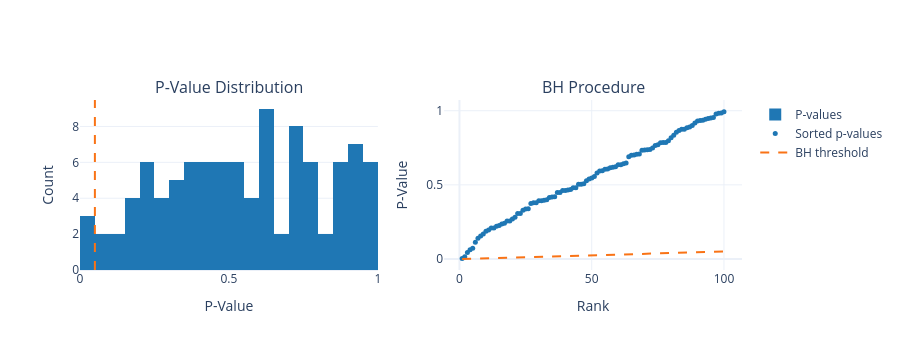

The notebook cell this image was saved under:
### Code cell
# Visualize BH procedure
fig = make_subplots(rows=1, cols=2, subplot_titles=["P-Value Distribution", "BH Procedure"])

# P-value histogram (should be uniform under null)
fig.add_trace(
    go.Histogram(
        x=p_values,
        nbinsx=20,
        name="P-values",
        marker_color="#1f77b4",
    ),
    row=1,
    col=1,
)

fig.add_vline(x=0.05, line_dash="dash", line_color="#f97316", row=1, col=1)

# BH procedure visualization
sorted_idx = np.argsort(p_values)
sorted_p = p_values[sorted_idx]
ranks = np.arange(1, n_factors + 1)
bh_threshold = (ranks / n_factors) * 0.05

fig.add_trace(
    go.Scatter(
        x=ranks,
        y=sorted_p,
        mode="markers",
        name="Sorted p-values",
        marker=dict(size=5, color="#1f77b4"),
    ),
    row=1,
    col=2,
)

fig.add_trace(
    go.Scatter(
        x=ranks,
        y=bh_threshold,
        mode="lines",
        name="BH threshold",
        line=dict(dash="dash", color="#f97316"),
    ),
    row=1,
    col=2,
)

fig.update_layout(height=350, template="plotly_white")
fig.update_xaxes(title_text="P-Value", row=1, col=1)
fig.update_yaxes(title_text="Count", row=1, col=1)
fig.update_xaxes(title_text="Rank", row=1, col=2)
fig.update_yaxes(title_text="P-Value", row=1, col=2)

fig.show()

### Figure 1 — Plotly figure (JSON) as saved in the notebook; plotly's stock layout.template omitted (floating-point values rounded to 4 significant figures)
{"data": [{"marker": {"color": "#1f77b4"}, "name": "P-values", "nbinsx": 20, "type": "histogram", "x": [0.3787, 0.6218, 0.3061, 0.4624, 0.3928, 0.9312, 0.6896, 0.9169, 0.9345, 0.281, 0.5464, 0.5562, 0.6999, 0.4001, 0.5038, 0.994, 0.2555, 0.3747, 0.004189, 0.01579, 0.9542, 0.4491, 0.7019, 0.5796, 0.5047, 0.7494, 0.3799, 0.8907, 0.735, 0.7335, 0.4207, 0.236, 0.593, 0.9433, 0.867, 0.418, 0.2095, 0.1866, 0.786, 0.9473, 0.606, 0.7067, 0.3934, 0.07181, 0.7974, 0.9, 0.643, 0.9514, 0.7708, 0.1137, 0.3966, 0.635, 0.8548, 0.9831, 0.4143, 0.2265, 0.7853, 0.4801, 0.1398, 0.7074, 0.1688, 0.8171, 0.8342, 0.9855, 0.8757, 0.0623, 0.3387, 0.4491, 0.04456, 0.7651, 0.7377, 0.6159, 0.6354, 0.4695, 0.3292, 0.886, 0.7844, 0.5389, 0.4651, 0.4623, 0.6472, 0.9785, 0.1549, 0.2207, 0.2416, 0.1957, 0.619, 0.2566, 0.508, 0.3377, 0.4799, 0.5275, 0.7367, 0.2093, 0.2695, 0.9367, 0.6063, 0.8754, 0.3072, 0.5956], "xaxis": "x", "yaxis": "y"}, {"marker": {"color": "#1f77b4", "size": 5}, "mode": "markers", "name": "Sorted p-values", "type": "scatter", "x": [1, 2, 3, 4, 5, 6, 7, 8, 9, 10, 11, 12, 13, 14, 15, 16, 17, 18, 19, 20, 21, 22, 23, 24, 25, 26, 27, 28, 29, 30, 31, 32, 33, 34, 35, 36, 37, 38, 39, 40, 41, 42, 43, 44, 45, 46, 47, 48, 49, 50, 51, 52, 53, 54, 55, 56, 57, 58, 59, 60, 61, 62, 63, 64, 65, 66, 67, 68, 69, 70, 71, 72, 73, 74, 75, 76, 77, 78, 79, 80, 81, 82, 83, 84, 85, 86, 87, 88, 89, 90, 91, 92, 93, 94, 95, 96, 97, 98, 99, 100], "xaxis": "x2", "y": [0.004189, 0.01579, 0.04456, 0.0623, 0.07181, 0.1137, 0.1398, 0.1549, 0.1688, 0.1866, 0.1957, 0.2093, 0.2095, 0.2207, 0.2265, 0.236, 0.2416, 0.2555, 0.2566, 0.2695, 0.281, 0.3061, 0.3072, 0.3292, 0.3377, 0.3387, 0.3747, 0.3787, 0.3799, 0.3928, 0.3934, 0.3966, 0.4001, 0.4143, 0.418, 0.4207, 0.4491, 0.4491, 0.4623, 0.4624, 0.4651, 0.4695, 0.4799, 0.4801, 0.5038, 0.5047, 0.508, 0.5275, 0.5389, 0.5464, 0.5562, 0.5796, 0.593, 0.5956, 0.606, 0.6063, 0.6159, 0.619, 0.6218, 0.635, 0.6354, 0.643, 0.6472, 0.6896, 0.6999, 0.7019, 0.7067, 0.7074, 0.7335, 0.735, 0.7367, 0.7377, 0.7494, 0.7651, 0.7708, 0.7844, 0.7853, 0.786, 0.7974, 0.8171, 0.8342, 0.8548, 0.867, 0.8754, 0.8757, 0.886, 0.8907, 0.9, 0.9169, 0.9312, 0.9345, 0.9367, 0.9433, 0.9473, 0.9514, 0.9542, 0.9785, 0.9831, 0.9855, 0.994], "yaxis": "y2"}, {"line": {"color": "#f97316", "dash": "dash"}, "mode": "lines", "name": "BH threshold", "type": "scatter", "x": [1, 2, 3, 4, 5, 6, 7, 8, 9, 10, 11, 12, 13, 14, 15, 16, 17, 18, 19, 20, 21, 22, 23, 24, 25, 26, 27, 28, 29, 30, 31, 32, 33, 34, 35, 36, 37, 38, 39, 40, 41, 42, 43, 44, 45, 46, 47, 48, 49, 50, 51, 52, 53, 54, 55, 56, 57, 58, 59, 60, 61, 62, 63, 64, 65, 66, 67, 68, 69, 70, 71, 72, 73, 74, 75, 76, 77, 78, 79, 80, 81, 82, 83, 84, 85, 86, 87, 88, 89, 90, 91, 92, 93, 94, 95, 96, 97, 98, 99, 100], "xaxis": "x2", "y": [0.0005, 0.001, 0.0015, 0.002, 0.0025, 0.003, 0.0035, 0.004, 0.0045, 0.005, 0.0055, 0.006, 0.0065, 0.007, 0.0075, 0.008, 0.0085, 0.009, 0.0095, 0.01, 0.0105, 0.011, 0.0115, 0.012, 0.0125, 0.013, 0.0135, 0.014, 0.0145, 0.015, 0.0155, 0.016, 0.0165, 0.017, 0.0175, 0.018, 0.0185, 0.019, 0.0195, 0.02, 0.0205, 0.021, 0.0215, 0.022, 0.0225, 0.023, 0.0235, 0.024, 0.0245, 0.025, 0.0255, 0.026, 0.0265, 0.027, 0.0275, 0.028, 0.0285, 0.029, 0.0295, 0.03, 0.0305, 0.031, 0.0315, 0.032, 0.0325, 0.033, 0.0335, 0.034, 0.0345, 0.035, 0.0355, 0.036, 0.0365, 0.037, 0.0375, 0.038, 0.0385, 0.039, 0.0395, 0.04, 0.0405, 0.041, 0.0415, 0.042, 0.0425, 0.043, 0.0435, 0.044, 0.0445, 0.045, 0.0455, 0.046, 0.0465, 0.047, 0.0475, 0.048, 0.0485, 0.049, 0.0495, 0.05], "yaxis": "y2"}], "layout": {"annotations": [{"font": {"size": 16}, "showarrow": false, "text": "P-Value Distribution", "x": 0.225, "xanchor": "center", "xref": "paper", "y": 1.0, "yanchor": "bottom", "yref": "paper"}, {"font": {"size": 16}, "showarrow": false, "text": "BH Procedure", "x": 0.775, "xanchor": "center", "xref": "paper", "y": 1.0, "yanchor": "bottom", "yref": "paper"}], "height": 350, "shapes": [{"line": {"color": "#f97316", "dash": "dash"}, "type": "line", "x0": 0.05, "x1": 0.05, "xref": "x", "y0": 0, "y1": 1, "yref": "y domain"}], "xaxis": {"anchor": "y", "domain": [0.0, 0.45], "title": {"text": "P-Value"}}, "xaxis2": {"anchor": "y2", "domain": [0.55, 1.0], "title": {"text": "Rank"}}, "yaxis": {"anchor": "x", "domain": [0.0, 1.0], "title": {"text": "Count"}}, "yaxis2": {"anchor": "x2", "domain": [0.0, 1.0], "title": {"text": "P-Value"}}}}
